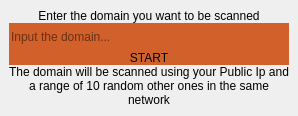
               <widget class="QWidget" name="port_scanner_page">
                <layout class="QVBoxLayout" name="verticalLayout_21">
                 <property name="spacing">
                  <number>0</number>
                 </property>
                 <property name="leftMargin">
                  <number>9</number>
                 </property>
                 <property name="topMargin">
                  <number>9</number>
                 </property>
                 <property name="rightMargin">
                  <number>9</number>
                 </property>
                 <property name="bottomMargin">
                  <number>9</number>
                 </property>
                 <item>
                  <widget class="QLabel" name="label_20">
                   <property name="text">
                    <string>Enter the domain you want to be scanned</string>
                   </property>
                   <property name="alignment">
                    <set>Qt::AlignCenter</set>
                   </property>
                  </widget>
                 </item>
                 <item>
                  <widget class="QFrame" name="frame_11">
                   <property name="enabled">
                    <bool>true</bool>
                   </property>
                   <property name="minimumSize">
                    <size>
                     <width>40</width>
                     <height>40</height>
                    </size>
                   </property>
                   <property name="styleSheet">
                    <string notr="true">background-color:#D2602A;
border-radius:16px;</string>
                   </property>
                   <property name="frameShape">
                    <enum>QFrame::StyledPanel</enum>
                   </property>
                   <property name="frameShadow">
                    <enum>QFrame::Raised</enum>
                   </property>
                   <layout class="QVBoxLayout" name="verticalLayout_22">
                    <property name="spacing">
                     <number>0</number>
                    </property>
                    <property name="leftMargin">
                     <number>0</number>
                    </property>
                    <property name="topMargin">
                     <number>0</number>
                    </property>
                    <property name="rightMargin">
                     <number>0</number>
                    </property>
                    <property name="bottomMargin">
                     <number>0</number>
                    </property>
                    <item>
                     <widget class="QLineEdit" name="port_scan_domain">
                      <property name="minimumSize">
                       <size>
                        <width>8</width>
                        <height>28</height>
                       </size>
                      </property>
                      <property name="styleSheet">
                       <string notr="true">background-color:#D2602A;
border-radius:16px;</string>
                      </property>
                      <property name="placeholderText">
                       <string>Input the domain...</string>
                      </property>
                     </widget>
                    </item>
                    <item>
                     <widget class="QPushButton" name="start_port_scan_btn">
                      <property name="styleSheet">
                       <string notr="true">background-color:#D2602A;
border-radius:16px;</string>
                      </property>
                      <property name="text">
                       <string>START</string>
                      </property>
                      <property name="icon">
                       <iconset>
                        <normaloff>Icons/aperture.svg</normaloff>Icons/aperture.svg</iconset>
                      </property>
                      <property name="iconSize">
                       <size>
                        <width>24</width>
                        <height>24</height>
                       </size>
                      </property>
                     </widget>
                    </item>
                   </layout>
                  </widget>
                 </item>
                 <item>
                  <widget class="QLabel" name="label_21">
                   <property name="text">
                    <string>The domain will be scanned using your Public Ip and a range of 10 random other ones in the same network</string>
                   </property>
                   <property name="alignment">
                    <set>Qt::AlignCenter</set>
                   </property>
                   <property name="wordWrap">
                    <bool>true</bool>
                   </property>
                  </widget>
                 </item>
                </layout>
               </widget>
